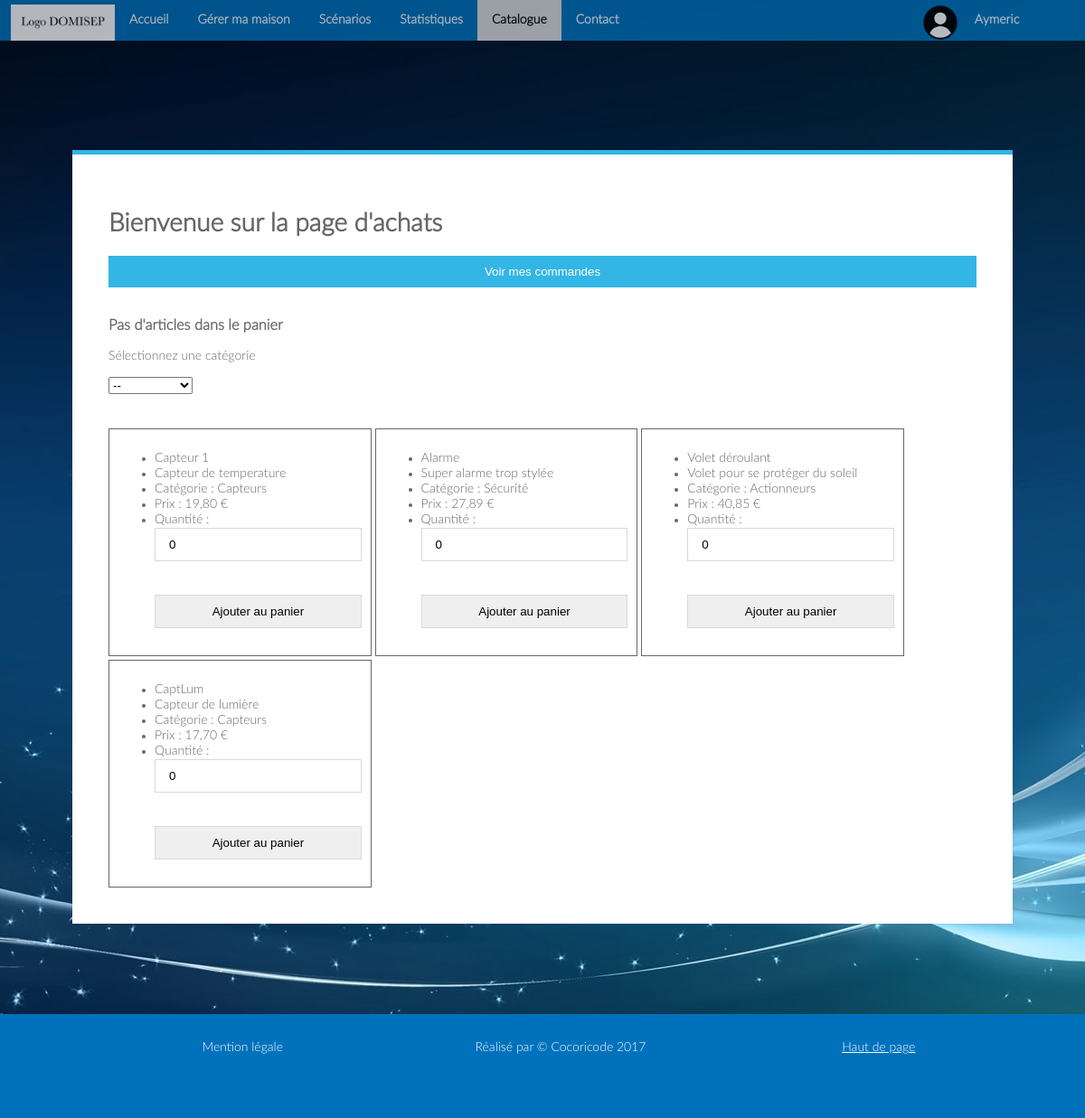
Screenshot of /index.php?page=catalogue (signed in) with the database file from the repository.
### tables this page shows
CREATE TABLE `Catalogue` (
  `Id` int(10) NOT NULL,
  `Nom` varchar(30) NOT NULL,
  `Description` varchar(300) NOT NULL,
  `Prix` varchar(10) NOT NULL,
  `Id_categorie` varchar(10) NOT NULL
);

CREATE TABLE `categories` (
  `Id` int(10) NOT NULL,
  `Nom` varchar(30) NOT NULL,
  `Description` varchar(300) NOT NULL
);

### Controleur/catalogue.php (called while the page is built)
<?php
include 'Vue/catalogue.php';
?>

### Vue/catalogue.php (the view, shortened to what this page needs)
<?php
if (! isset ( $_SESSION ['panier'] )) {
	$panier = "Pas d'articles dans le panier";
} else {
	$panier = count ( $_SESSION ['panier'] ) . " article(s) dans votre panier";
}
?>
<div class="module3">
	<div class="module form-block">
	<h1>Bienvenue sur la page d'achats</h1>
		<button onclick='document.location.href="index.php?page=cmdclient" '>Voir
			mes commandes</button>
		<br>
		<br>
		<h3><?php echo $panier ?></h3>
<p>Sélectionnez une catégorie</p>
		<form action="" method="post" id="categ">
			<select id="cat" name="cat"
				onchange='document.getElementById("categ").submit()'>
				<option value="rien">--</option>
	<?php
	include 'Modele/connexion_bdd.php';
	$req = $mysqli->query ( "SELECT * FROM categories" );
		?>
	</select>
		</form>
		<br>
		<br>
	<?php
if (isset ( $_POST ['cat'] ) && $_POST ['cat'] != "tout" && $_POST ['cat'] != "rien") {
	$idcat = $_POST ['cat'];
	$req = $mysqli->query ( "SELECT * FROM Catalogue WHERE Id_categorie = '$idcat'" );
} else {
	$req = $mysqli->query ( "SELECT * FROM Catalogue" );
}
while ( $don = $req->fetch_array ( MYSQLI_ASSOC ) ) {
	$cat = $don ['Id_categorie'];
	$reqcat = $mysqli->query ( "SELECT * FROM categories WHERE Id = '$cat'" );
	$cate = $reqcat->fetch_array ( MYSQLI_ASSOC );
	$catg = $cate ['Nom'];
	?>
<div class="capt">
			<ul>
				<li><?php echo $don['Nom'] ?></li>
				<li><?php echo $don['Description'] ?></li>
				<li>Catégorie : <?php echo $catg ?></li>
				<li>Prix : <?php echo $don['Prix'] ?> €</li>
				<form method="post" action="Controleur/achat.php?id=<?php echo $don['Id'] ?>">
					<li>Quantité : <input type="number" name="quant" min="0" max="100" step="1" value="0"></li>
					<br> <input type="submit" name='aj' value="Ajouter au panier">
				</form>
			</ul>
		</div>
<?php
}
?>
</div>
</div>

### Vue/style.css (style rules this page uses)
body { font-family: LatoLight; margin: 0; padding: 0; background-image: url('Vue/background.jpg'); background-size: 100%; height: 100%; }
body { background: #e9e9e9; background-image:url(background.jpg); color: #666666; font-size: 14px; -webkit-font-smoothing: antialiased; -moz-osx-font-smoothing: grayscale; }
.module3 { position: relative; padding-top: 8%; width: 100%; height : 100%; margin-bottom : 100px; }
.module3 .capt { margin-top: 4px; border: solid; border-width: 1px; display: inline-block; width: 28%; padding: 10px; -webkit-transition: width 2s; transition: width 2s; transition: all .2s ease-out; }
.form-block { position: relative; background: #ffffff; max-width: 80%; border-top: 5px solid #33b5e5; box-shadow: 0 0 3px rgba(0, 0, 0, 0.1); margin: 0 auto; padding: 40px; }
.form-block input { outline: none; display: block; width: 100%; border: 1px solid #d9d9d9; margin: 0 0 20px; padding: 10px 15px; box-sizing: border-box; font-wieght: 400; -webkit-transition: 0.3s ease; transition: 0.3s ease; }
.form-block button { cursor: pointer; background: #33b5e5; width: 100%; border: 0; padding: 10px 15px; color: #ffffff; -webkit-transition: 0.3s ease; transition: 0.3s ease; }

### rows the page displays
catalogue: Nom "Capteur 1", Description "Capteur de temperature", Id_categorie.Nom "Capteurs", Prix "19,80"
catalogue: Nom "Alarme", Description "Super alarme trop stylée", Id_categorie.Nom "Sécurité", Prix "27,89"
catalogue: Nom "Volet déroulant", Description "Volet pour se protéger du soleil", Id_categorie.Nom "Actionneurs", Prix "40,85"
catalogue: Nom "CaptLum", Description "Capteur de lumière", Id_categorie.Nom "Capteurs", Prix "17,70"

### other values shown
$_SESSION['prenom'] "Aymeric"
$panier "Pas d'articles dans le panier"
